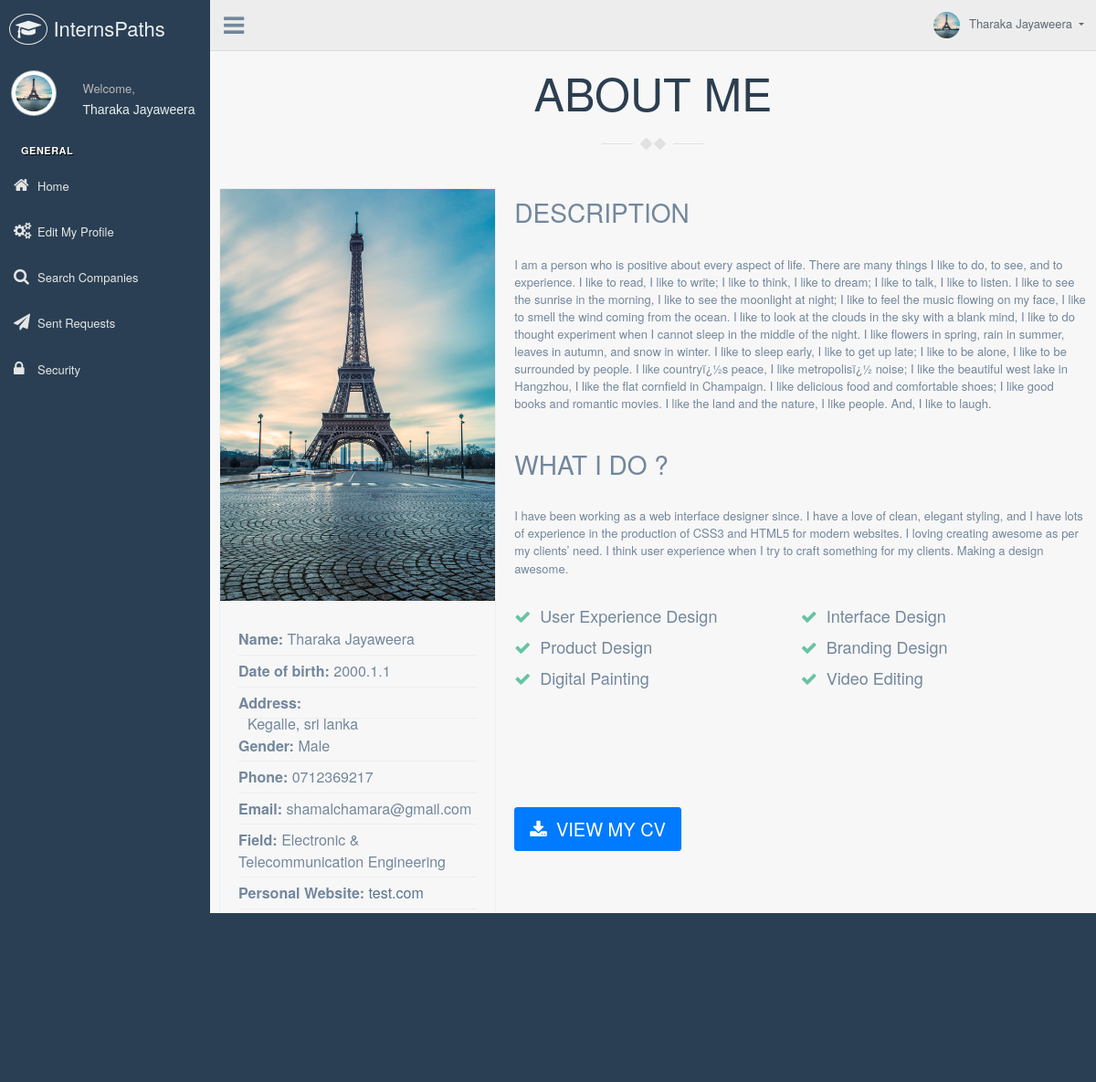
The page /student (signed in) on the database its author committed.
### tables this page shows
CREATE TABLE IF NOT EXISTS `student` (
  `id` int(11) NOT NULL,
  `username` varchar(200) NOT NULL,
  `email` varchar(200) NOT NULL,
  `mobile` varchar(20) NOT NULL DEFAULT '0123456789',
  `name` varchar(200) NOT NULL DEFAULT 'Please Update Your Profile',
  `lastname` varchar(100) NOT NULL DEFAULT 'Unknown',
  `profileurl` varchar(500) NOT NULL DEFAULT '../images/avatar-01.jpg',
  `address` varchar(500) NOT NULL DEFAULT 'Unknown',
  `gender` varchar(6) NOT NULL DEFAULT 'Male',
  `linkedin` varchar(500) NOT NULL DEFAULT '#',
  `gpa` float NOT NULL DEFAULT 4.2,
  `personalweb` varchar(500) NOT NULL DEFAULT '#',
  `cvurl` varchar(500) NOT NULL DEFAULT '#',
  `descrip` varchar(2000) NOT NULL DEFAULT 'No Description',
  `field` varchar(100) NOT NULL DEFAULT 'Electronic & Telecommunication Engineering',
  `dateofbirth` varchar(10) NOT NULL,
  `requests` varchar(1000) NOT NULL,
  `applied` varchar(1000) NOT NULL,
  PRIMARY KEY (`id`)
);

### student/index.php (the view, shortened to what this page needs)
<?php
require_once "../php/config.php";
$sql = "SELECT * FROM student WHERE id = ?";
if($stmt = mysqli_prepare($link,$sql)){
  mysqli_stmt_bind_param($stmt,"i",$param_id);
   if(mysqli_stmt_execute($stmt)){
        $result = mysqli_stmt_get_result($stmt);
        if(mysqli_num_rows($result) == 1){
           $row = mysqli_fetch_array($result, MYSQLI_ASSOC);
                $email = $row["email"];
                $name=$row["name"];
                $lname=$row["lastname"];
                $mnumber=$row["mobile"];
                $profileurl=$row["profileurl"];
                $address=$row["address"];
                $gender=$row["gender"];
                $linkin = $row["linkedin"];
                $perweb = $row["personalweb"];
                $descrip = $row["descrip"];
                $field =$row["field"];
                $gpa = $row["gpa"];
                $cvurl = $row["cvurl"];
        }
    }
}
?>
<!DOCTYPE html>
<html lang="en">
<head>
  <link href="../assets/css/font-awesome.min.css" rel="stylesheet" media="screen">
  <link href="../assets/css/animate.css" rel="stylesheet">
  <link href="../assets/css/magnific-popup.css" rel="stylesheet">
  <link href="../assets/css/style.css" rel="stylesheet" media="screen">
  <link href="../assets/css/responsive.css" rel="stylesheet">
  <link href="../vendors/bootstrap/dist/css/bootstrap.min.css" rel="stylesheet">
  <link href="../vendors/font-awesome/css/font-awesome.min.css" rel="stylesheet">
  <link href="../vendors/nprogress/nprogress.css" rel="stylesheet">
  <link href="../vendors/iCheck/skins/flat/green.css" rel="stylesheet">
  <link href="../vendors/bootstrap-progressbar/css/bootstrap-progressbar-3.3.4.min.css" rel="stylesheet">
  <link href="../vendors/jqvmap/dist/jqvmap.min.css" rel="stylesheet"/>
  <link href="../vendors/bootstrap-daterangepicker/daterangepicker.css" rel="stylesheet">
  <link href="../build/css/custom.min.css" rel="stylesheet">
</head>
<body class="nav-md">
  <div class="container body" style="height:1000px;">
    <div class="main_container">
      <div class="col-md-3 left_col" style="height:1000px;">
        <div class="left_col scroll-view">
          <div class="navbar nav_title" style="border: 0;">
            <a href="../index.php" class="site_title"><i class="fa fa-mortar-board"></i> <span>InternsPaths</span></a>
          </div>
          <div class="profile clearfix">
            <div class="profile_pic">
              <img src="<?php echo $profileurl ?>" alt="..." class="img-circle profile_img" style="width:50px; height: 50px">
            </div>
            <div class="profile_info">
              <span>Welcome,</span>
              <a href="../index.php?id=<?php echo $_SESSION["id"]?>"><h2 style = "font-size: 14px; color: #ECF0F1; margin: 0;font-weight: 300; font-family: Arial; text-transform: unset;"><?php echo $name." ".$lname?></h2></a>
            </div>
          </div>
          <br />
          <div id="sidebar-menu" class="main_menu_side hidden-print main_menu">
            <div class="menu_section">
              <h3>General</h3>
              <ul class="nav side-menu">
                <li><a href="index.php"><i class="fa fa-home"></i>Home</a></li>
                <li><a href="editmyprofile.php?id=<?php echo $_SESSION["id"]?>"><i class="fa fa-cogs"></i>Edit My Profile</a></li>
                <li><a href="searchcompanies.php"><i class="fa fa-search"></i>Search Companies</a></li>
                <li><a href="viewrequests.php"><i class="fa fa-send"></i>Sent Requests</a></li>
                <li><a href="security.php"><i class="fa fa-lock"></i>Security</a></li>
                  </ul>
            </div>
          </div>
        </div>
      </div>
      <div class="top_nav">
        <div class="nav_menu">
          <div class="nav toggle">
            <a id="menu_toggle"><i class="fa fa-bars"></i></a>
          </div>
          <nav class="nav navbar-nav">
            <ul class=" navbar-right">
              <li class="nav-item dropdown open" style="padding-left: 15px;">
                <a href="javascript:;" class="user-profile dropdown-toggle" aria-haspopup="true" id="navbarDropdown" data-toggle="dropdown" aria-expanded="false">
                  <img src="<?php echo $profileurl ?>" alt=""><?php echo $name." ".$lname?>
                </a>
              </li>
            </ul>
          </nav>
        </div>
      </div>
      <div class="right_col" role="main">
        <div class="row" style="display: inline-block;" >
<section id="about" class="about-section ">
      <div class="container">
        <h2 class="section-title wow fadeInUp animated" style="visibility: visible; animation-name: fadeInUp;">About Me</h2>
        <div class="row">
          <div class="col-md-4 col-md-push-8">
            <div class="biography">
              <div class="">
                <img src=<?php echo $profileurl ?> >
              </div>
              <ul>
                <li><strong>Name:</strong> <?php echo $name." ".$lname ?></li>
                <li><strong>Date of birth:</strong> 2000.1.1 </li>
                <li ><strong>Address:</strong> <span class="col-md-12" style="text-overflow: ellipsis;"><?php echo $address?></span></li>
                <li><strong>Gender:</strong> <?php echo $gender?></li>
                <li><strong>Phone:</strong> <?php echo $mnumber?></li>
                <li><strong>Email:</strong> <?php echo $email?></li>
                <li><strong>Field:</strong> <?php echo $field?></li>
                <li><strong>Personal Website:</strong><a href="<?php echo $perweb?>">   <?php echo $perweb?></a></li>
                <li><strong>LinkedIn Address:</strong> <a href="<?php echo $linkin?>"><?php echo $linkin?></a></li>
                <li><strong>GPA:</strong> <?php echo $gpa?></li>
              </ul>
            </div>
          </div>
          <div class="col-md-8 col-md-pull-4">
            <div class="short-info wow fadeInUp animated" style="visibility: visible; animation-name: fadeInUp;">
              <h3>Description</h3>
              <p>
                <?php echo $descrip?>
              </p>
            </div>
            <div class="short-info wow fadeInUp animated" style="visibility: visible; animation-name: fadeInUp;">
              <h3>What I Do ?</h3>
              <p>I have been working as a web interface designer since. I have a love of clean, elegant styling, and I have lots of experience in the production of CSS3 and HTML5 for modern websites. I loving creating awesome as per my clients’ need. I think user experience when I try to craft something for my clients. Making a design awesome.</p>
              <ul class="list-check">
                <li>User Experience Design</li>
                <li>Interface Design</li>
                <li>Product Design</li>
                <li>Branding Design</li>
                <li>Digital Painting</li>
                <li>Video Editing</li>
              </ul>
            </div>
            <div class="my-signature">
            </div>
            <div class="download-button">
              <a class="btn btn-primary btn-lg" target = "_blank"  href=<?php echo $cvurl ?> ><i class="fa fa-download"></i>view my cv</a>
            </div>
          </div>
        </div>
      </div>
    </section>
        </div>
      </div>
    </div>
  </div>
</body>
</html>

### assets/css/style.css (style rules this page uses)
body { font-family: 'Roboto', sans-serif; line-height: 28px; font-weight: 300; font-size: 14px; color:#282828; background-color: #fff; -webkit-text-size-adjust: 100%; -webkit-overflow-scrolling: touch; -webkit-font-smoothing: antialiased !important; }
body, html { overflow-x:hidden; }
a { color: #68c3a3; }
a, a > * { outline: none; cursor: pointer; text-decoration: none; }
.navbar a, .form-control { -webkit-transition: all 0.4s ease-in-out 0s; -moz-transition: all 0.4s ease-in-out 0s; -ms-transition: all 0.4s ease-in-out 0s; -o-transition: all 0.4s ease-in-out 0s; transition: all 0.4s ease-in-out 0s; }
a, .btn { -webkit-transition: all 0.125s ease-in-out 0s; -moz-transition: all 0.125s ease-in-out 0s; -ms-transition: all 0.125s ease-in-out 0s; -o-transition: all 0.125s ease-in-out 0s; transition: all 0.125s ease-in-out 0s; }
.btn, .form-control, .form-control:hover, .form-control:focus, .navbar-custom .dropdown-menu { -webkit-box-shadow: none; box-shadow: none; }
h1, h2, h3, h4, h5, h6 { font-weight: 700; margin:0; text-transform: uppercase; }
h2 { font-size: 30px; line-height: 30px; }
h3 { font-size: 24px; line-height: 24px; }
.btn { border: 0; border-bottom: 3px solid; font-weight: 700; text-transform: uppercase; line-height: 28px; padding: 9px 22px; }
.btn-lg, .btn-group-lg>.btn { padding: 14px 20px; font-size: 14px; border-radius: 4px; }
.btn-primary { background-color:#68c3a3; border-color: rgba(51, 51, 51, 0.15); }
img { width: 100%; }
ul, ol { margin : 0; padding : 0; list-style : none }
ul.list-check li { position: relative; font-size: 18px; line-height: 32px; }
ul.list-check li::before { content: "\f00c"; font-family: fontawesome; color: #68c3a3; margin-right: 10px; }
.section-title { margin-bottom: 80px; text-align: center; font-size: 50px; line-height: 50px; color: #2c3e50; position: relative; }
.section-title::after { content: ""; background: url(../../assets/images/section-divider.png) no-repeat 0 0; height: 15px; width: 113px; position: absolute; left: 0; right: 0; bottom: -40px; margin: 0 auto; }
.short-info { margin-bottom: 40px; }
.short-info h3 { margin-bottom: 30px; }
.short-info ul { margin-top: 10px; display:inline-block; }
.short-info ul li { width: 50%; float: left; }
.my-signature { margin-bottom: 45px; }
.download-button a { margin-right: 20px; color: #fff; }
.download-button a i { margin-right: 10px; }
.biography { border-bottom-left-radius: 10px; border-bottom-right-radius: 10px; border:1px solid #EEEEEE; position: relative; }
.biography::after { content: ""; border-bottom: 1px solid #EEEEEE; position: absolute; bottom: -3px; width: 100%; border-radius: 10px; height: 20px; }
.biography ul { padding:25px 20px 30px; }
.biography ul li { padding:5px 0; font-size: 16px; border-bottom:1px solid #EEEEEE; }
.biography ul li:last-child { border-bottom:0; }

### rows shown on the page
student: profileurl (picture), name "Tharaka", lastname "Jayaweera", address "Kegalle, sri lanka", gender "Male", mobile "0712369217", email "shamalchamara@gmail.com", field "Electronic & Telecommunication Engineering", personalweb "test.com", descrip "I am a person who is positive about every aspect of life. There are many things I like to do, to see, and to experience. I like to read, I like to write; I like to think, I like to dream; I like to talk, I like to listen. I like to see the sunrise in the morning, I like to see the moonlight at night; I like to feel the music flowing on my face, I like to smell the wind coming from the ocean. I like to look at the clouds in the sky with a blank mind, I like to do thought experiment when I cannot sleep in the middle of the night. I like flowers in spring, rain in summer, leaves in autumn, and snow in winter. I like to sleep early, I like to get up late; I like to be alone, I like to be…"
